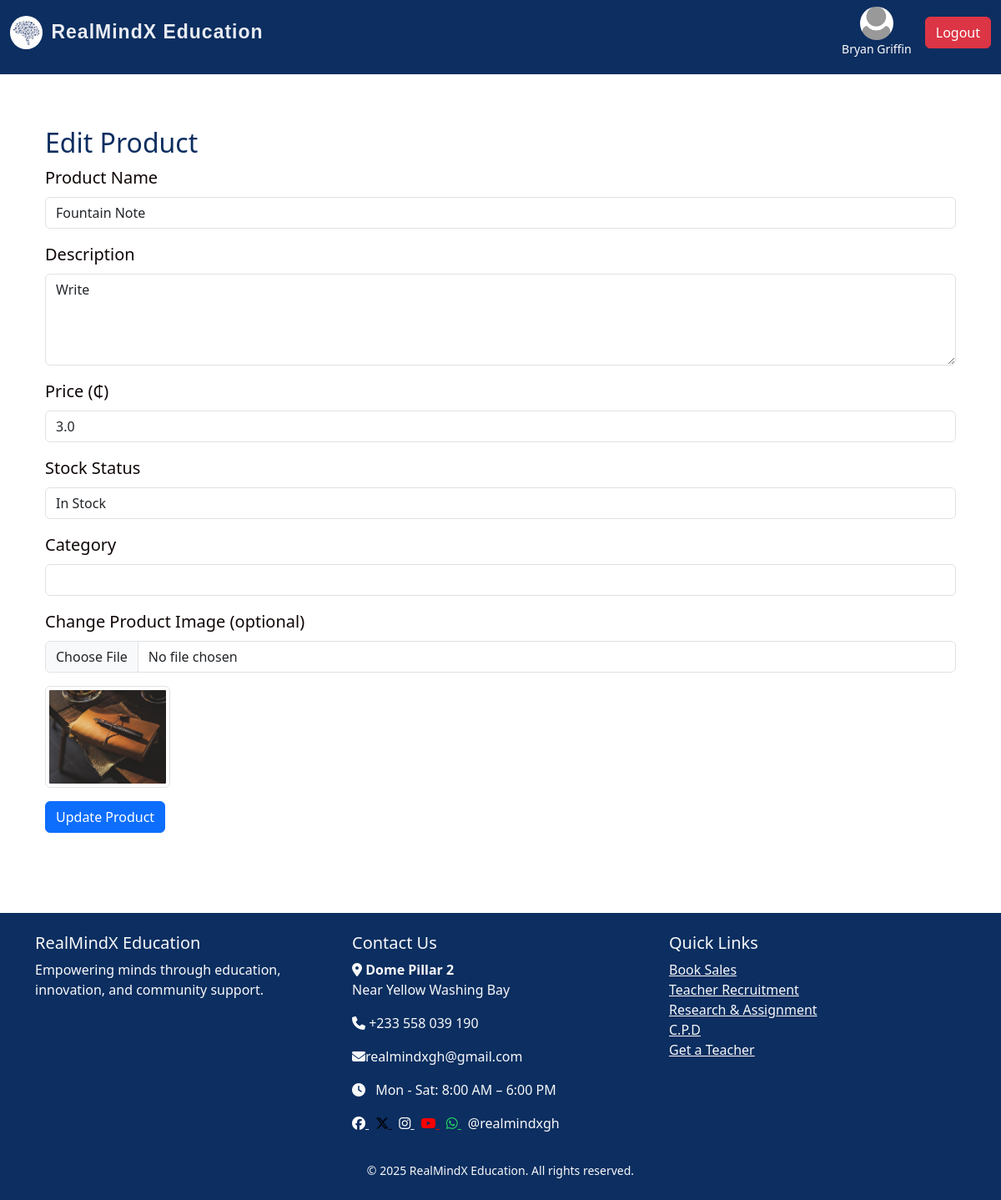
The app's page /admin/edit-product/3 (signed in), older data.
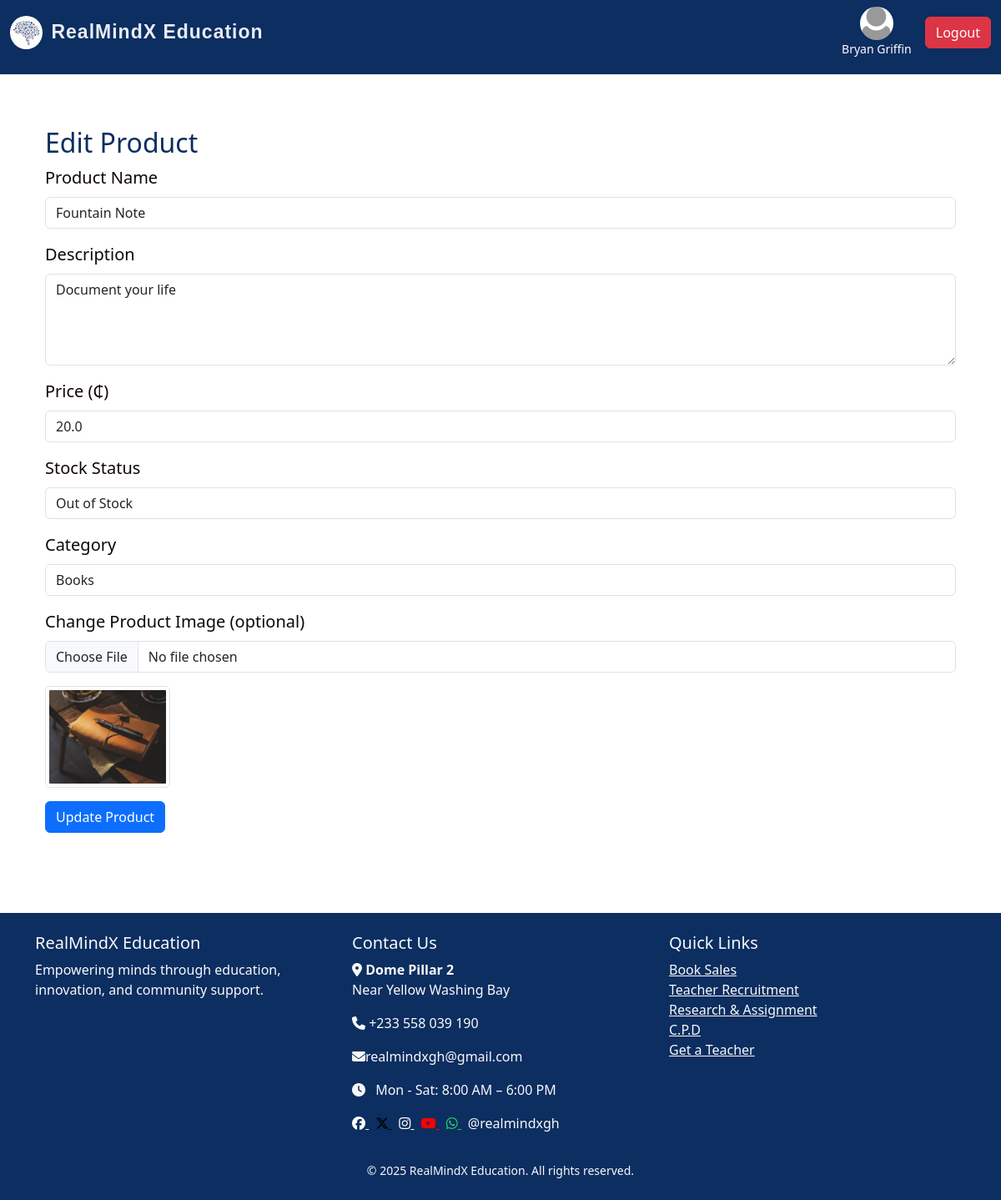
The same page, newer data.
### realmind/models/products.py (models this page shows, shortened)
class Product(db.Model):
    id = db.Column(db.Integer, primary_key=True)
    name = db.Column(db.String(120), nullable=False)
    description = db.Column(db.Text, nullable=False)
    price = db.Column(db.Float, nullable=False)
    image_filename = db.Column(db.String(120), nullable=True)
    in_stock = db.Column(db.Boolean, default=True)
    date_created = db.Column(db.DateTime, default=datetime.utcnow)
    ecommerce_product_id = db.Column(db.Integer, nullable=True)
    admin_id = db.Column(db.Integer, db.ForeignKey('admin.id'), nullable=False)
    admin = db.relationship('Admin', backref=db.backref('products', lazy=True))
    category_id = db.Column(db.Integer, db.ForeignKey('category.id'), nullable=True)
    category = db.relationship('Category', back_populates='products')

### realmind/models/category.py (models this page shows)
class Category(db.Model):
    id = db.Column(db.Integer, primary_key=True)
    name = db.Column(db.String(100), unique=True, nullable=False)
    products = db.relationship('Product', back_populates='category', lazy=True)

### realmind/routes/admin_routes.py (the view, shortened to what this page needs)
@admin_bp.route('/admin/edit-product/<int:product_id>', methods=['GET', 'POST'])
@login_required
def edit_product(product_id):
    product = Product.query.get_or_404(product_id)
    return render_template('admin/edit_product.html', product=product)

### realmind/templates/admin/edit_product.html (shortened to what this page needs)
{% extends "index.html" %}
{% block content %}
<div class="container my-5">
  <h2>Edit Product</h2>
  <form method="POST" enctype="multipart/form-data">
    <div class="mb-3">
      <label for="name" class="form-label">Product Name</label>
      <input type="text" name="name" id="name" value="{{ product.name }}" class="form-control" required>
    </div>
    <div class="mb-3">
      <label for="description" class="form-label">Description</label>
      <textarea name="description" id="description" rows="4" class="form-control" required>{{ product.description }}</textarea>
    </div>
    <div class="mb-3">
      <label for="price" class="form-label">Price (₵)</label>
      <input type="number" step="0.01" name="price" id="price" value="{{ product.price }}" class="form-control" required>
    </div>
    <div class="mb-3">
      <label for="in_stock" class="form-label">Stock Status</label>
      <select name="in_stock" id="in_stock" class="form-control">
        <option value="true" {% if product.in_stock %}selected{% endif %}>In Stock</option>
        <option value="false" {% if not product.in_stock %}selected{% endif %}>Out of Stock</option>
      </select>
    </div>
    <div class="mb-3">
      <label for="category_name" class="form-label">Category</label>
      <input type="text" name="category_name" id="category_name" value="{{ product.category.name if product.category else '' }}" class="form-control" required>
    </div>
    <div class="mb-3">
      <label for="image" class="form-label">Change Product Image (optional)</label>
      <input type="file" name="image" id="image" class="form-control" accept="image/*">
    </div>
    {% if product.image_filename %}
    <div class="mb-3">
      <img src="{{ url_for('static', filename='uploads/' ~ product.image_filename) }}" width="150" class="img-thumbnail">
    </div>
    {% endif %}
    <button type="submit" class="btn btn-primary">Update Product</button>
  </form>
</div>
{% endblock %}

Row changes from the older to the newer data that the page shows:
changed Product "Fountain Note": description "Write" → "Document your life"; price "3.0" → "20.0"; in_stock "In Stock" → "Out of Stock"
added Category: category_name "Books"
